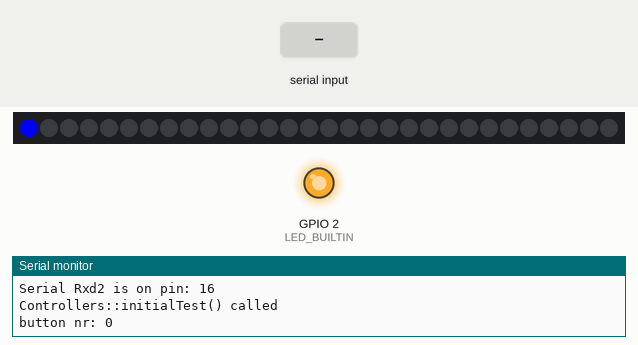
The program below on a simulated ESP32. On the bench: 30 RGB LEDs in strip order, left to right, output pins drawn as LEDs (lit = HIGH), the last lines printed to the serial monitor. Inputs (shaded band) come from the test bench.

Above: at 0.1 s.
At 8.8 s:
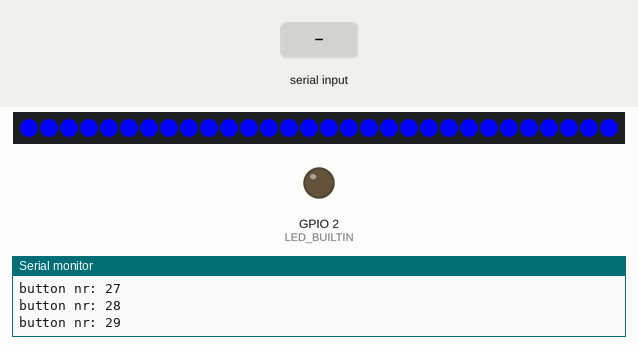
At 13.7 s:
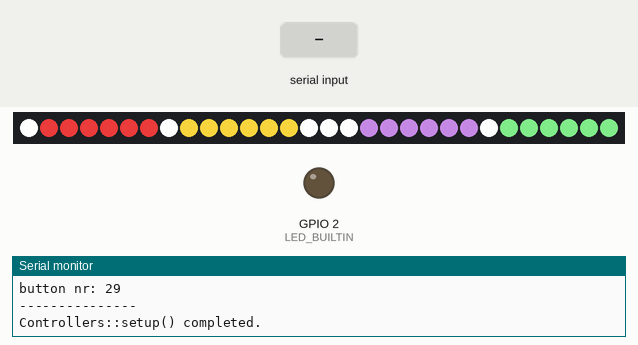
13.8 s: "1\n" received over the second serial link
Timing chart, 0 to 16.8 s (numbered marks = the images above; inputs shaded):
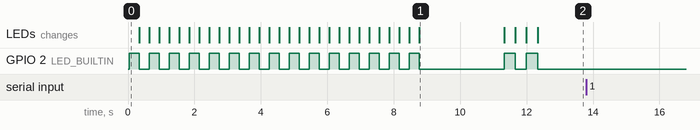

The program:

main.cpp
```cpp
#include <Controllers.h>

Controllers controllers;

#define INIT "INIT"
#define INIT_OK "INIT_OK"
#define START_GAME "START_GAME"
#define END_GAME "END_GAME"
#define PATTERN_START "PATTERN_START"
#define PATTERN_END "PATTERN_END"
#define BUTTON "BUTTON"

// U2UXD is unused and can be used for the project - reserved PINS TX (=1), RX (=3)
#define RXD2 16
#define TXD2 17
#define BAUD 9600
#define BAUD2 115200

const char END = '\n';
const short int LED_BUILTIN = 2;
bool ledState = HIGH;
int loadingPattern = 0;

struct pack {
    char buttonNr[2];   // two digit button number
    char color[6];      // color as hex
};

void toggleLed()
{
    digitalWrite(LED_BUILTIN, ledState);
    ledState = !ledState;
}

void setup()
{
    pinMode(LED_BUILTIN, OUTPUT);
    ToggleLedCbFctPtr pToggleLedCbFct = &toggleLed;

    Serial.begin(BAUD);
    Serial2.begin(BAUD2, SERIAL_8N1, RXD2, TXD2);
    Serial.println("Serial Txd2 is on pin: " + String(TXD2));
    Serial.println("Serial Rxd2 is on pin: " + String(RXD2));
    controllers.setup(pToggleLedCbFct);
}

void loop()
{
  if (Serial2.available() > 0) {
    Serial.print("data available -> ");
    // read the incoming string:
    String request = Serial2.readStringUntil(END);

    if (loadingPattern) {
        Serial.println(">" + request + "<");
        if (request.startsWith(PATTERN_END)) {
            Serial.println("pattern ended.");
            loadingPattern = 0;
        } else {
            pack* p = (pack*)request.c_str();
            controllers.turnOnButton((char*)request.c_str());
        }
    } else {
        if (request == INIT) {
            Serial.println("INIT received - sending back INIT_OK");
            Serial2.write(INIT_OK);
        } else if (request.startsWith(START_GAME)) {
            Serial.println("START_GAME received : " + request);
        } else if (request.startsWith(END_GAME)) {
            Serial.println("END_GAME received : " + request);
        } else if (request.startsWith(PATTERN_START)) {
            loadingPattern = 1;
            Serial.println("incoming pattern >" + request + "<");
        } else if (request.startsWith(BUTTON)) {
            Serial.println("BUTTON received : " + request);
            controllers.turnOnButton((char*)request.c_str() + strlen(BUTTON));
        } else {
            Serial.println(">" + request + "<");
        }
    }
  }
}
```

Measured:
- what the display in image 1 shows lasts 2.5 s, from 8.8 s to 11.3 s
